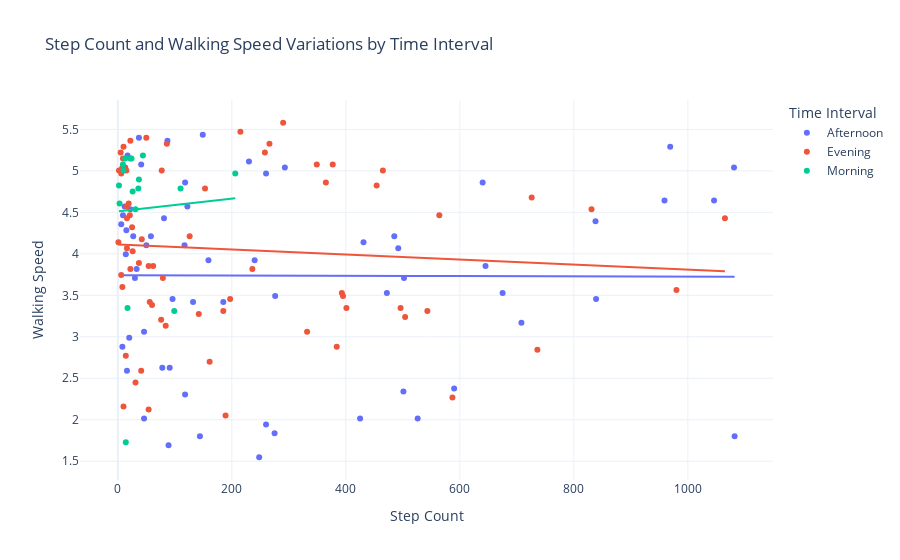

Notebook source saved alongside this figure:
### Code cell
# Create Time Intervals
time_intervals = pd.cut(pd.to_datetime(data["Time"]).dt.hour,
                        bins=[0, 12, 18, 24],
                        labels=["Morning", "Afternoon", "Evening"], 
                        right=False)

data["Time Interval"] = time_intervals

# Variations in Step Count and Walking Speed by Time Interval
fig7 = px.scatter(data, x="Step Count",
                  y="Walking Speed",
                  color="Time Interval",
                  title="Step Count and Walking Speed Variations by Time Interval",
                  trendline='ols')
fig7.show()

### Figure 1 — Plotly figure (JSON) as saved in the notebook; plotly's stock layout.template omitted (floating-point values rounded to 4 significant figures)
{"data": [{"hovertemplate": "Time Interval=Afternoon<br>Step Count=%{x}<br>Walking Speed=%{y}<extra></extra>", "legendgroup": "Afternoon", "marker": {"color": "#636efa", "symbol": "circle"}, "mode": "markers", "name": "Afternoon", "orientation": "v", "showlegend": true, "type": "scatter", "x": [46, 645, 14, 13, 17, 122, 839, 118, 590, 425, 260, 838, 959, 89, 472, 117, 30, 492, 431, 502, 708, 675, 58, 27, 81, 6, 50, 78, 96, 132, 33, 91, 16, 501, 240, 20, 8, 185, 144, 526, 46, 118, 230, 293, 12, 9, 41, 22, 15, 485, 1046, 159, 260, 248, 1082, 275, 276, 149, 87, 37, 969, 640, 1081], "xaxis": "x", "y": [3.06, 3.852, 3.996, 5.04, 5.184, 4.572, 3.456, 2.304, 2.376, 2.016, 4.968, 4.392, 4.644, 1.692, 3.528, 4.104, 3.708, 4.068, 4.14, 3.708, 3.168, 3.528, 4.212, 4.212, 4.428, 4.356, 4.104, 2.628, 3.456, 3.42, 3.816, 2.628, 2.592, 2.34, 3.924, 2.988, 2.88, 3.42, 1.8, 2.016, 2.016, 4.86, 5.112, 5.04, 4.572, 4.464, 5.076, 4.536, 4.284, 4.212, 4.644, 3.924, 1.944, 1.548, 1.8, 1.836, 3.492, 5.436, 5.364, 5.4, 5.292, 4.86, 5.04], "yaxis": "y"}, {"hovertemplate": "<b>OLS trendline</b><br>Walking Speed = -1.70101e-05 * Step Count + 3.74265<br>R<sup>2</sup>=0.000023<br><br>Time Interval=Afternoon<br>Step Count=%{x}<br>Walking Speed=%{y} <b>(trend)</b><extra></extra>", "legendgroup": "Afternoon", "marker": {"color": "#636efa", "symbol": "circle"}, "mode": "lines", "name": "Afternoon", "showlegend": false, "type": "scatter", "x": [6, 8, 9, 12, 13, 14, 15, 16, 17, 20, 22, 27, 30, 33, 37, 41, 46, 46, 50, 58, 78, 81, 87, 89, 91, 96, 117, 118, 118, 122, 132, 144, 149, 159, 185, 230, 240, 248, 260, 260, 275, 276, 293, 425, 431, 472, 485, 492, 501, 502, 526, 590, 640, 645, 675, 708, 838, 839, 959, 969, 1046, 1081, 1082], "xaxis": "x", "y": [3.743, 3.743, 3.742, 3.742, 3.742, 3.742, 3.742, 3.742, 3.742, 3.742, 3.742, 3.742, 3.742, 3.742, 3.742, 3.742, 3.742, 3.742, 3.742, 3.742, 3.741, 3.741, 3.741, 3.741, 3.741, 3.741, 3.741, 3.741, 3.741, 3.741, 3.74, 3.74, 3.74, 3.74, 3.74, 3.739, 3.739, 3.738, 3.738, 3.738, 3.738, 3.738, 3.738, 3.735, 3.735, 3.735, 3.734, 3.734, 3.734, 3.734, 3.734, 3.733, 3.732, 3.732, 3.731, 3.731, 3.728, 3.728, 3.726, 3.726, 3.725, 3.724, 3.724], "yaxis": "y"}, {"hovertemplate": "Time Interval=Evening<br>Step Count=%{x}<br>Walking Speed=%{y}<extra></extra>", "legendgroup": "Evening", "marker": {"color": "#EF553B", "symbol": "circle"}, "mode": "markers", "name": "Evening", "orientation": "v", "showlegend": true, "type": "scatter", "x": [8, 564, 153, 16, 22, 16, 587, 496, 395, 401, 384, 161, 736, 142, 10, 8, 6, 56, 26, 1, 236, 14, 504, 60, 54, 77, 19, 189, 31, 84, 76, 41, 37, 21, 50, 10, 22, 15, 79, 454, 465, 11, 365, 377, 5, 9, 2, 86, 42, 332, 185, 290, 215, 258, 266, 54, 6, 349, 980, 726, 1065, 831, 126, 62, 25, 543, 393, 197, 16], "xaxis": "x", "y": [5.04, 4.464, 4.788, 4.068, 3.816, 4.572, 2.268, 3.348, 3.492, 3.348, 2.88, 2.7, 2.844, 3.276, 2.16, 3.6, 3.744, 3.42, 4.032, 4.14, 3.816, 2.772, 3.24, 3.384, 2.124, 5.004, 4.608, 2.052, 2.448, 3.132, 3.204, 2.592, 3.888, 4.464, 5.4, 5.292, 5.364, 5.004, 3.708, 4.824, 5.004, 5.04, 4.86, 5.076, 5.22, 5.148, 5.004, 5.328, 4.176, 3.06, 3.312, 5.58, 5.472, 5.22, 5.328, 3.852, 4.968, 5.076, 3.564, 4.68, 4.428, 4.536, 4.212, 3.852, 4.32, 3.312, 3.528, 3.456, 4.428], "yaxis": "y"}, {"hovertemplate": "<b>OLS trendline</b><br>Walking Speed = -0.000303736 * Step Count + 4.11271<br>R<sup>2</sup>=0.006415<br><br>Time Interval=Evening<br>Step Count=%{x}<br>Walking Speed=%{y} <b>(trend)</b><extra></extra>", "legendgroup": "Evening", "marker": {"color": "#EF553B", "symbol": "circle"}, "mode": "lines", "name": "Evening", "showlegend": false, "type": "scatter", "x": [1, 2, 5, 6, 6, 8, 8, 9, 10, 10, 11, 14, 15, 16, 16, 16, 19, 21, 22, 22, 25, 26, 31, 37, 41, 42, 50, 54, 54, 56, 60, 62, 76, 77, 79, 84, 86, 126, 142, 153, 161, 185, 189, 197, 215, 236, 258, 266, 290, 332, 349, 365, 377, 384, 393, 395, 401, 454, 465, 496, 504, 543, 564, 587, 726, 736, 831, 980, 1065], "xaxis": "x", "y": [4.112, 4.112, 4.111, 4.111, 4.111, 4.11, 4.11, 4.11, 4.11, 4.11, 4.109, 4.108, 4.108, 4.108, 4.108, 4.108, 4.107, 4.106, 4.106, 4.106, 4.105, 4.105, 4.103, 4.101, 4.1, 4.1, 4.098, 4.096, 4.096, 4.096, 4.094, 4.094, 4.09, 4.089, 4.089, 4.087, 4.087, 4.074, 4.07, 4.066, 4.064, 4.057, 4.055, 4.053, 4.047, 4.041, 4.034, 4.032, 4.025, 4.012, 4.007, 4.002, 3.998, 3.996, 3.993, 3.993, 3.991, 3.975, 3.971, 3.962, 3.96, 3.948, 3.941, 3.934, 3.892, 3.889, 3.86, 3.815, 3.789], "yaxis": "y"}, {"hovertemplate": "Time Interval=Morning<br>Step Count=%{x}<br>Walking Speed=%{y}<extra></extra>", "legendgroup": "Morning", "marker": {"color": "#00cc96", "symbol": "circle"}, "mode": "markers", "name": "Morning", "orientation": "v", "showlegend": true, "type": "scatter", "x": [37, 14, 22, 206, 44, 17, 24, 26, 110, 2, 9, 13, 10, 36, 99, 3, 31], "xaxis": "x", "y": [4.896, 1.728, 5.148, 4.968, 5.184, 3.348, 5.148, 4.752, 4.788, 4.824, 5.076, 5.148, 5.004, 4.788, 3.312, 4.608, 4.536], "yaxis": "y"}, {"hovertemplate": "<b>OLS trendline</b><br>Walking Speed = 0.000760925 * Step Count + 4.513<br>R<sup>2</sup>=0.001872<br><br>Time Interval=Morning<br>Step Count=%{x}<br>Walking Speed=%{y} <b>(trend)</b><extra></extra>", "legendgroup": "Morning", "marker": {"color": "#00cc96", "symbol": "circle"}, "mode": "lines", "name": "Morning", "showlegend": false, "type": "scatter", "x": [2, 3, 9, 10, 13, 14, 17, 22, 24, 26, 31, 36, 37, 44, 99, 110, 206], "xaxis": "x", "y": [4.515, 4.515, 4.52, 4.521, 4.523, 4.524, 4.526, 4.53, 4.531, 4.533, 4.537, 4.54, 4.541, 4.546, 4.588, 4.597, 4.67], "yaxis": "y"}], "layout": {"autosize": true, "legend": {"title": {"text": "Time Interval"}, "tracegroupgap": 0}, "title": {"text": "Step Count and Walking Speed Variations by Time Interval"}, "xaxis": {"anchor": "y", "autorange": true, "domain": [0, 1], "range": [-72.97, 1156.0], "title": {"text": "Step Count"}, "type": "linear"}, "yaxis": {"anchor": "x", "autorange": true, "domain": [0, 1], "range": [1.215, 5.913], "title": {"text": "Walking Speed"}, "type": "linear"}}}
